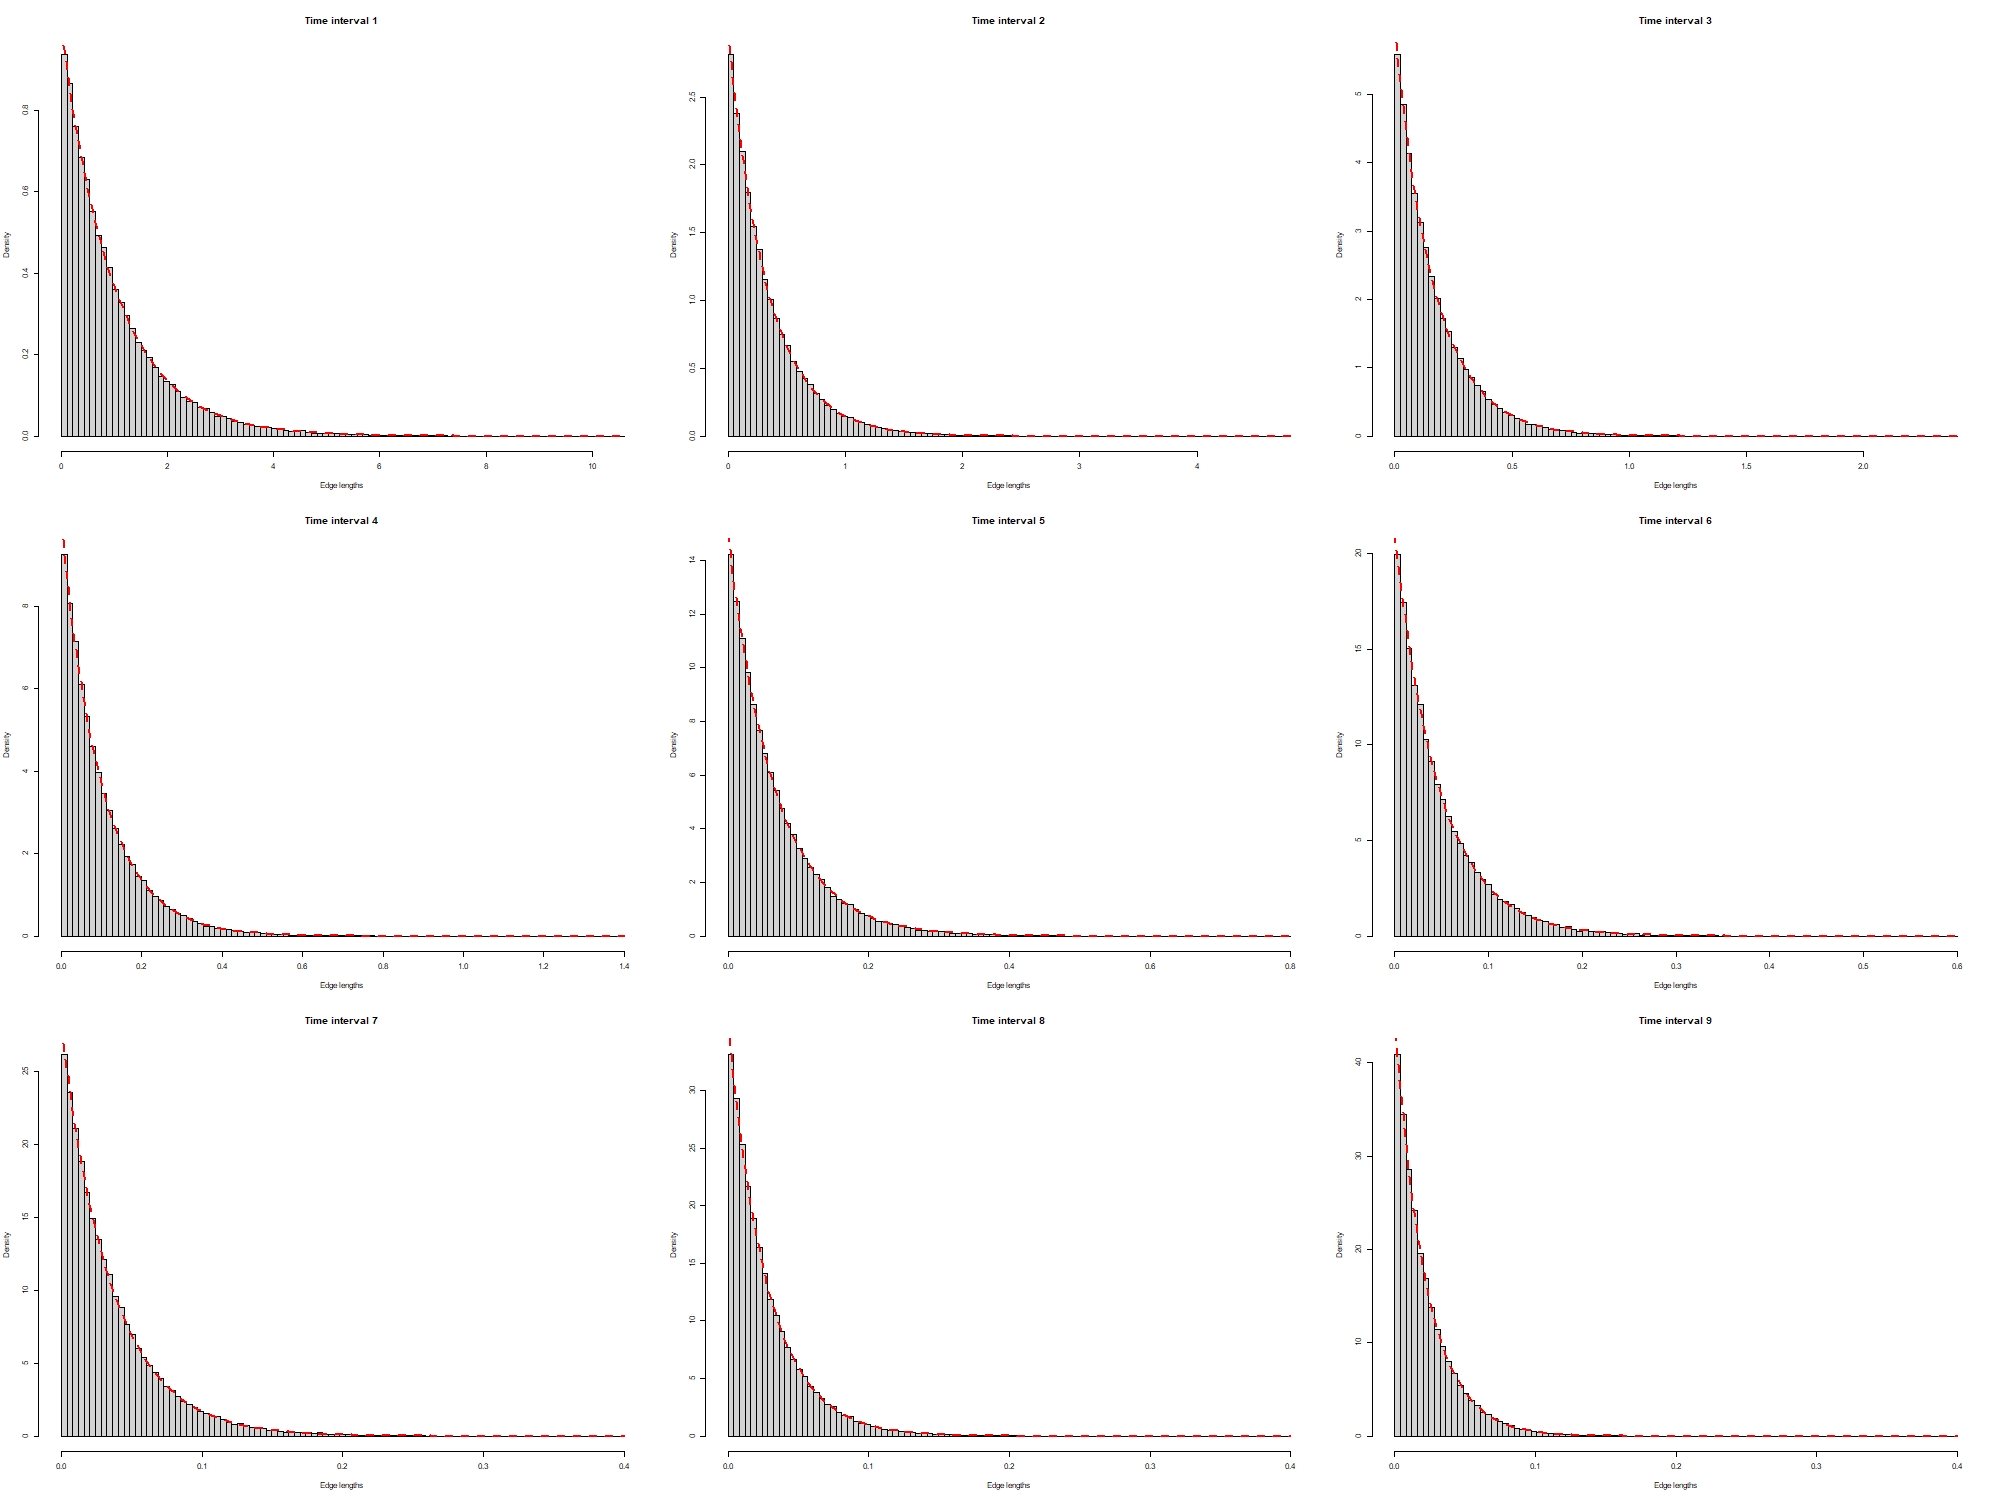

This figure's R source:
n <- 10
N <- 1e5
n.deme <- 1

data <- matrix(0,nrow = n, ncol = 3)
data[,1] <- 1:n
data[,2] <- rep(2022, n) #runif(n, min = 2010, max = 2022)
data[,3] <- rep(1, n)

gen.length <- 1
effective.pop <- rep(1, n.deme)  #1 / rgamma(n.deme, shape = eff.pop.alpha, scale = 1 /eff.pop.beta)
migration.matrix <-matrix(1/10, n.deme, n.deme) #matrix(rgamma(n.deme^2, shape = mig.mat.alpha, scale = 1/mig.mat.beta), n.deme, n.deme)
diag(migration.matrix) <- 0

edge.lengths <- matrix(NA, N, n-1)

for (i in 1 : N){
  phylo <- Structured.sim(data, effective.pop, gen.length, n.deme, migration.matrix, FALSE)
  event.times <- sort(unique(node.depth.edgelength(phylo)))[1:n]
  edge.lengths[i,] <- diff(event.times)
}

dim <- ceiling(sqrt(n-1))

png("Testing/1DemeEdgeLengthSims.png", width = 2000, height = 1500)
layout(matrix(1:dim^2, dim, dim, byrow = TRUE))
for (i in 1 : (n-1)){
  upper <- ceiling(10*max(edge.lengths[,i]))/10
  hist(edge.lengths[,i], freq = FALSE, breaks = seq(0, upper, length.out = 100), main = paste("Time interval", i), xlab = "Edge lengths")
  lines(seq(0, upper, length.out = 100), dexp(seq(0, upper, length.out = 100), choose(i+1,2)), lwd = 2, lty = 2, col = "red")
}
dev.off()
